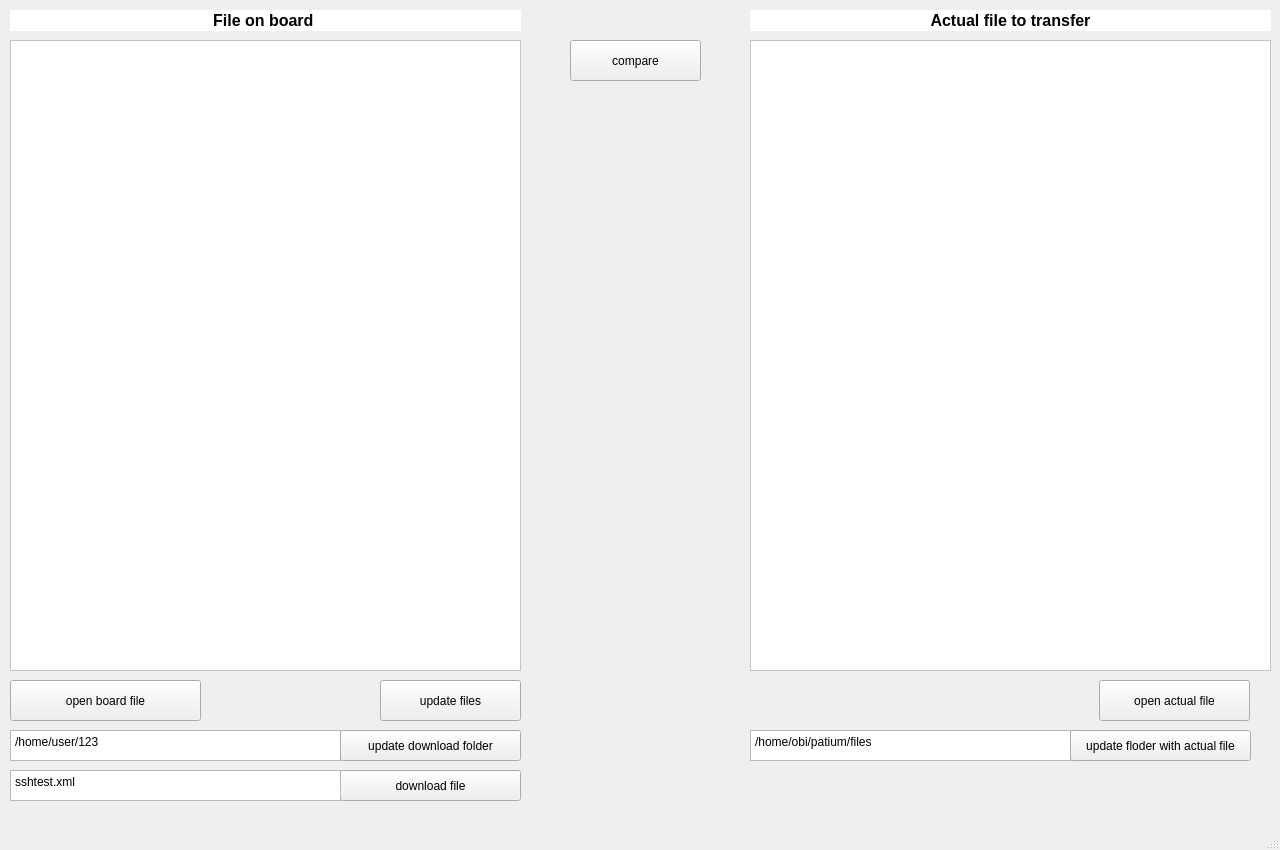
<?xml version="1.0" encoding="UTF-8"?>
<ui version="4.0">
 <class>MainWindow</class>
 <widget class="QMainWindow" name="MainWindow">
  <property name="geometry">
   <rect>
    <x>0</x>
    <y>0</y>
    <width>1280</width>
    <height>850</height>
   </rect>
  </property>
  <property name="windowTitle">
   <string>MainWindow</string>
  </property>
  <widget class="QWidget" name="centralwidget">
   <widget class="QScrollArea" name="scrollArea_Board">
    <property name="geometry">
     <rect>
      <x>10</x>
      <y>40</y>
      <width>511</width>
      <height>631</height>
     </rect>
    </property>
    <property name="styleSheet">
     <string notr="true">background-color:white;
color :black;
font-size: 14px;
font:bold;</string>
    </property>
    <property name="widgetResizable">
     <bool>true</bool>
    </property>
    <widget class="QWidget" name="scrollAreaWidgetContents">
     <property name="geometry">
      <rect>
       <x>0</x>
       <y>0</y>
       <width>509</width>
       <height>629</height>
      </rect>
     </property>
    </widget>
   </widget>
   <widget class="QScrollArea" name="scrollArea_Sppz">
    <property name="geometry">
     <rect>
      <x>750</x>
      <y>40</y>
      <width>521</width>
      <height>631</height>
     </rect>
    </property>
    <property name="styleSheet">
     <string notr="true">background-color:white;
color :black;
font-size: 14px;
font:bold;</string>
    </property>
    <property name="widgetResizable">
     <bool>true</bool>
    </property>
    <widget class="QWidget" name="scrollAreaWidgetContents_2">
     <property name="geometry">
      <rect>
       <x>0</x>
       <y>0</y>
       <width>519</width>
       <height>629</height>
      </rect>
     </property>
    </widget>
   </widget>
   <widget class="QLabel" name="label">
    <property name="geometry">
     <rect>
      <x>10</x>
      <y>10</y>
      <width>511</width>
      <height>21</height>
     </rect>
    </property>
    <property name="styleSheet">
     <string notr="true">background-color:white;
color :black;
font-size: 14px;
font:bold;</string>
    </property>
    <property name="text">
     <string>&lt;!DOCTYPE HTML PUBLIC &quot;-//W3C//DTD HTML 4.0//EN&quot; &quot;http://www.w3.org/TR/REC-html40/strict.dtd&quot;&gt;
&lt;html&gt;&lt;head&gt;&lt;meta name=&quot;qrichtext&quot; content=&quot;1&quot; /&gt;&lt;style type=&quot;text/css&quot;&gt;
p, li { white-space: pre-wrap; }
&lt;/style&gt;&lt;/head&gt;&lt;body style=&quot; font-family:'Sans Serif'; font-size:14px; font-weight:600; font-style:normal;&quot;&gt;
&lt;p align=&quot;center&quot; style=&quot; margin-top:0px; margin-bottom:0px; margin-left:0px; margin-right:0px; -qt-block-indent:0; text-indent:0px;&quot;&gt;&lt;span style=&quot; font-size:12pt;&quot;&gt;File on board &lt;/span&gt;&lt;/p&gt;&lt;/body&gt;&lt;/html&gt;</string>
    </property>
   </widget>
   <widget class="QLabel" name="label_2">
    <property name="geometry">
     <rect>
      <x>750</x>
      <y>10</y>
      <width>521</width>
      <height>21</height>
     </rect>
    </property>
    <property name="styleSheet">
     <string notr="true">background-color:white;
color :black;
font-size: 14px;
font:bold;</string>
    </property>
    <property name="text">
     <string>&lt;!DOCTYPE HTML PUBLIC &quot;-//W3C//DTD HTML 4.0//EN&quot; &quot;http://www.w3.org/TR/REC-html40/strict.dtd&quot;&gt;
&lt;html&gt;&lt;head&gt;&lt;meta name=&quot;qrichtext&quot; content=&quot;1&quot; /&gt;&lt;style type=&quot;text/css&quot;&gt;
p, li { white-space: pre-wrap; }
&lt;/style&gt;&lt;/head&gt;&lt;body style=&quot; font-family:'Sans Serif'; font-size:14px; font-weight:600; font-style:normal;&quot;&gt;
&lt;p align=&quot;center&quot; style=&quot; margin-top:0px; margin-bottom:0px; margin-left:0px; margin-right:0px; -qt-block-indent:0; text-indent:0px;&quot;&gt;&lt;span style=&quot; font-size:12pt;&quot;&gt;Actual file to transfer&lt;/span&gt;&lt;/p&gt;&lt;/body&gt;&lt;/html&gt;</string>
    </property>
   </widget>
   <widget class="QPushButton" name="readTempPi">
    <property name="geometry">
     <rect>
      <x>10</x>
      <y>680</y>
      <width>191</width>
      <height>41</height>
     </rect>
    </property>
    <property name="text">
     <string>open board file</string>
    </property>
   </widget>
   <widget class="QPushButton" name="readSppzPi">
    <property name="geometry">
     <rect>
      <x>1099</x>
      <y>680</y>
      <width>151</width>
      <height>41</height>
     </rect>
    </property>
    <property name="text">
     <string>open actual file</string>
    </property>
   </widget>
   <widget class="QPushButton" name="compareButton">
    <property name="geometry">
     <rect>
      <x>570</x>
      <y>40</y>
      <width>131</width>
      <height>41</height>
     </rect>
    </property>
    <property name="text">
     <string>compare</string>
    </property>
   </widget>
   <widget class="QLabel" name="compareLabel">
    <property name="geometry">
     <rect>
      <x>540</x>
      <y>10</y>
      <width>191</width>
      <height>17</height>
     </rect>
    </property>
    <property name="text">
     <string>&lt;html&gt;&lt;head/&gt;&lt;body&gt;&lt;p align=&quot;center&quot;&gt;&lt;br/&gt;&lt;/p&gt;&lt;/body&gt;&lt;/html&gt;</string>
    </property>
   </widget>
   <widget class="QPushButton" name="giveFiles">
    <property name="geometry">
     <rect>
      <x>380</x>
      <y>680</y>
      <width>141</width>
      <height>41</height>
     </rect>
    </property>
    <property name="text">
     <string>update files</string>
    </property>
   </widget>
   <widget class="QTextEdit" name="sppzPath">
    <property name="geometry">
     <rect>
      <x>750</x>
      <y>730</y>
      <width>321</width>
      <height>31</height>
     </rect>
    </property>
    <property name="toolTip">
     <string>&lt;html&gt;&lt;head/&gt;&lt;body&gt;&lt;p&gt;&lt;br/&gt;&lt;/p&gt;&lt;/body&gt;&lt;/html&gt;</string>
    </property>
    <property name="styleSheet">
     <string notr="true"/>
    </property>
    <property name="html">
     <string>&lt;!DOCTYPE HTML PUBLIC &quot;-//W3C//DTD HTML 4.0//EN&quot; &quot;http://www.w3.org/TR/REC-html40/strict.dtd&quot;&gt;
&lt;html&gt;&lt;head&gt;&lt;meta name=&quot;qrichtext&quot; content=&quot;1&quot; /&gt;&lt;style type=&quot;text/css&quot;&gt;
p, li { white-space: pre-wrap; }
&lt;/style&gt;&lt;/head&gt;&lt;body style=&quot; font-family:'Sans Serif'; font-size:9pt; font-weight:400; font-style:normal;&quot;&gt;
&lt;p style=&quot; margin-top:0px; margin-bottom:0px; margin-left:0px; margin-right:0px; -qt-block-indent:0; text-indent:0px;&quot;&gt;&lt;span style=&quot; color:#000000;&quot;&gt;/home/obi/patium/files&lt;/span&gt;&lt;/p&gt;&lt;/body&gt;&lt;/html&gt;</string>
    </property>
   </widget>
   <widget class="QPushButton" name="changeSPPZPathButton">
    <property name="geometry">
     <rect>
      <x>1070</x>
      <y>730</y>
      <width>181</width>
      <height>31</height>
     </rect>
    </property>
    <property name="text">
     <string>update floder with actual file</string>
    </property>
   </widget>
   <widget class="QTextEdit" name="boardPath">
    <property name="geometry">
     <rect>
      <x>10</x>
      <y>730</y>
      <width>331</width>
      <height>31</height>
     </rect>
    </property>
    <property name="toolTip">
     <string>&lt;html&gt;&lt;head/&gt;&lt;body&gt;&lt;p&gt;&lt;br/&gt;&lt;/p&gt;&lt;/body&gt;&lt;/html&gt;</string>
    </property>
    <property name="styleSheet">
     <string notr="true"/>
    </property>
    <property name="html">
     <string>&lt;!DOCTYPE HTML PUBLIC &quot;-//W3C//DTD HTML 4.0//EN&quot; &quot;http://www.w3.org/TR/REC-html40/strict.dtd&quot;&gt;
&lt;html&gt;&lt;head&gt;&lt;meta name=&quot;qrichtext&quot; content=&quot;1&quot; /&gt;&lt;style type=&quot;text/css&quot;&gt;
p, li { white-space: pre-wrap; }
&lt;/style&gt;&lt;/head&gt;&lt;body style=&quot; font-family:'Sans Serif'; font-size:9pt; font-weight:400; font-style:normal;&quot;&gt;
&lt;p style=&quot; margin-top:0px; margin-bottom:0px; margin-left:0px; margin-right:0px; -qt-block-indent:0; text-indent:0px;&quot;&gt;&lt;span style=&quot; color:#000000;&quot;&gt;/home/user/123&lt;/span&gt;&lt;/p&gt;&lt;/body&gt;&lt;/html&gt;</string>
    </property>
   </widget>
   <widget class="QPushButton" name="changeBoardPathButton">
    <property name="geometry">
     <rect>
      <x>340</x>
      <y>730</y>
      <width>181</width>
      <height>31</height>
     </rect>
    </property>
    <property name="text">
     <string>update download folder</string>
    </property>
   </widget>
   <widget class="QPushButton" name="getFileButton">
    <property name="geometry">
     <rect>
      <x>340</x>
      <y>770</y>
      <width>181</width>
      <height>31</height>
     </rect>
    </property>
    <property name="text">
     <string>download file</string>
    </property>
   </widget>
   <widget class="QTextEdit" name="fileName">
    <property name="geometry">
     <rect>
      <x>10</x>
      <y>770</y>
      <width>331</width>
      <height>31</height>
     </rect>
    </property>
    <property name="toolTip">
     <string>&lt;html&gt;&lt;head/&gt;&lt;body&gt;&lt;p&gt;&lt;br/&gt;&lt;/p&gt;&lt;/body&gt;&lt;/html&gt;</string>
    </property>
    <property name="styleSheet">
     <string notr="true"/>
    </property>
    <property name="html">
     <string>&lt;!DOCTYPE HTML PUBLIC &quot;-//W3C//DTD HTML 4.0//EN&quot; &quot;http://www.w3.org/TR/REC-html40/strict.dtd&quot;&gt;
&lt;html&gt;&lt;head&gt;&lt;meta name=&quot;qrichtext&quot; content=&quot;1&quot; /&gt;&lt;style type=&quot;text/css&quot;&gt;
p, li { white-space: pre-wrap; }
&lt;/style&gt;&lt;/head&gt;&lt;body style=&quot; font-family:'Sans Serif'; font-size:9pt; font-weight:400; font-style:normal;&quot;&gt;
&lt;p style=&quot; margin-top:0px; margin-bottom:0px; margin-left:0px; margin-right:0px; -qt-block-indent:0; text-indent:0px;&quot;&gt;sshtest.xml&lt;/p&gt;&lt;/body&gt;&lt;/html&gt;</string>
    </property>
   </widget>
  </widget>
  <widget class="QMenuBar" name="menubar">
   <property name="geometry">
    <rect>
     <x>0</x>
     <y>0</y>
     <width>1280</width>
     <height>22</height>
    </rect>
   </property>
  </widget>
  <widget class="QStatusBar" name="statusbar"/>
 </widget>
 <resources/>
 <connections/>
</ui>
